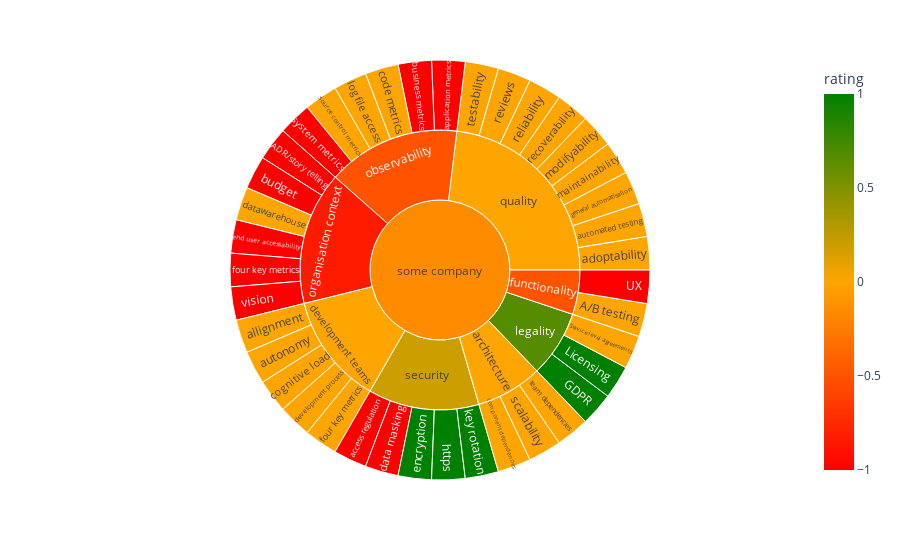

Notebook cell for this chart:
### Markdown cell above
When absent and not considered, c. C will be red, because it is the lowest grade when considering English grading systems. When considered, a bit present, but could be better, b. B will be orange to indicite there is room for improvement. When considered and present, a. A is green and no immediate action required.

### Code cell
fig = px.sunburst(df, path=['IT ecosystem', 'aspect', 'category'],
                  color='rating', color_discrete_map={-1:'red', 0:'orange', 1:'green'},
                  color_continuous_scale=[[0, 'red'], [0.5, 'orange'], [1, 'green']])
fig.show()

### Figure 1 — Plotly figure (JSON) as saved in the notebook; plotly's stock layout.template omitted (floating-point values rounded to 4 significant figures)
{"data": [{"branchvalues": "total", "customdata": [[0], [-1], [1], [1], [0], [-1], [-1], [0], [0], [-1], [0], [0], [-1], [-1], [0], [0], [0], [-1], [0], [0], [1], [-1], [0], [-1], [0], [1], [1], [0], [0], [0], [0], [0], [0], [0], [0], [-1], [0], [0], [-1], [0], [0], [-0.5], [0.6667], [-0.5], [-0.8333], [0], [0.2], [-0.1538]], "domain": {"x": [0, 1], "y": [0, 1]}, "hovertemplate": "labels=%{label}<br>count=%{value}<br>parent=%{parent}<br>id=%{id}<br>rating=%{color}<extra></extra>", "ids": ["some company/functionality/A/B testing", "some company/organisation context/ADR/story telling", "some company/legality/GDPR", "some company/legality/Licensing", "some company/legality/Service level agreements", "some company/functionality/UX", "some company/security/access regulation", "some company/quality/adoptability", "some company/development teams/allignment", "some company/observability/application metrics", "some company/quality/automated testing", "some company/development teams/autonomy", "some company/organisation context/budget", "some company/observability/business metrics", "some company/observability/code metrics", "some company/development teams/cognitive load", "some company/architecture/component dependencies", "some company/security/data masking", "some company/organisation context/datawarehouse", "some company/development teams/development process", "some company/security/encryption", "some company/organisation context/end user accessability", "some company/development teams/four key metrics", "some company/organisation context/four key metrics", "some company/quality/general automatisation", "some company/security/https", "some company/security/key rotation", "some company/observability/log file access", "some company/quality/maintainability", "some company/quality/modifyability", "some company/quality/recoverability", "some company/quality/reliability", "some company/quality/reviews", "some company/architecture/scalability", "some company/observability/source control metrics", "some company/observability/system metrics", "some company/architecture/team dependencies", "some company/quality/testability", "some company/organisation context/vision", "some company/architecture", "some company/development teams", "some company/functionality", "some company/legality", "some company/observability", "some company/organisation context", "some company/quality", "some company/security", "some company"], "labels": ["A/B testing", "ADR/story telling", "GDPR", "Licensing", "Service level agreements", "UX", "access regulation", "adoptability", "allignment", "application metrics", "automated testing", "autonomy", "budget", "business metrics", "code metrics", "cognitive load", "component dependencies", "data masking", "datawarehouse", "development process", "encryption", "end user accessability", "four key metrics", "four key metrics", "general automatisation", "https", "key rotation", "log file access", "maintainability", "modifyability", "recoverability", "reliability", "reviews", "scalability", "source control metrics", "system metrics", "team dependencies", "testability", "vision", "architecture", "development teams", "functionality", "legality", "observability", "organisation context", "quality", "security", "some company"], "marker": {"coloraxis": "coloraxis", "colors": [0, -1, 1, 1, 0, -1, -1, 0, 0, -1, 0, 0, -1, -1, 0, 0, 0, -1, 0, 0, 1, -1, 0, -1, 0, 1, 1, 0, 0, 0, 0, 0, 0, 0, 0, -1, 0, 0, -1, 0, 0, -0.5, 0.6667, -0.5, -0.8333, 0, 0.2, -0.1538]}, "name": "", "parents": ["some company/functionality", "some company/organisation context", "some company/legality", "some company/legality", "some company/legality", "some company/functionality", "some company/security", "some company/quality", "some company/development teams", "some company/observability", "some company/quality", "some company/development teams", "some company/organisation context", "some company/observability", "some company/observability", "some company/development teams", "some company/architecture", "some company/security", "some company/organisation context", "some company/development teams", "some company/security", "some company/organisation context", "some company/development teams", "some company/organisation context", "some company/quality", "some company/security", "some company/security", "some company/observability", "some company/quality", "some company/quality", "some company/quality", "some company/quality", "some company/quality", "some company/architecture", "some company/observability", "some company/observability", "some company/architecture", "some company/quality", "some company/organisation context", "some company", "some company", "some company", "some company", "some company", "some company", "some company", "some company", ""], "type": "sunburst", "values": [1, 1, 1, 1, 1, 1, 1, 1, 1, 1, 1, 1, 1, 1, 1, 1, 1, 1, 1, 1, 1, 1, 1, 1, 1, 1, 1, 1, 1, 1, 1, 1, 1, 1, 1, 1, 1, 1, 1, 3, 5, 2, 3, 6, 6, 9, 5, 39]}], "layout": {"coloraxis": {"colorbar": {"title": {"text": "rating"}}, "colorscale": [[0, "red"], [0.5, "orange"], [1, "green"]]}, "legend": {"tracegroupgap": 0}, "margin": {"t": 60}}}
